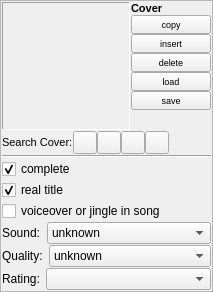
         <widget class="QFrame" name="frameOptions">
          <property name="maximumSize">
           <size>
            <width>240</width>
            <height>16777215</height>
           </size>
          </property>
          <property name="frameShape">
           <enum>QFrame::StyledPanel</enum>
          </property>
          <layout class="QVBoxLayout">
           <property name="spacing">
            <number>1</number>
           </property>
           <property name="leftMargin">
            <number>1</number>
           </property>
           <property name="topMargin">
            <number>1</number>
           </property>
           <property name="rightMargin">
            <number>1</number>
           </property>
           <property name="bottomMargin">
            <number>1</number>
           </property>
           <item>
            <layout class="QHBoxLayout" name="horizontalLayout_3">
             <property name="topMargin">
              <number>0</number>
             </property>
             <item>
              <widget class="QLabel" name="cover">
               <property name="minimumSize">
                <size>
                 <width>128</width>
                 <height>128</height>
                </size>
               </property>
               <property name="maximumSize">
                <size>
                 <width>128</width>
                 <height>128</height>
                </size>
               </property>
               <property name="acceptDrops">
                <bool>true</bool>
               </property>
               <property name="frameShape">
                <enum>QFrame::Panel</enum>
               </property>
               <property name="frameShadow">
                <enum>QFrame::Sunken</enum>
               </property>
               <property name="text">
                <string/>
               </property>
               <property name="scaledContents">
                <bool>false</bool>
               </property>
               <property name="alignment">
                <set>Qt::AlignCenter</set>
               </property>
               <property name="margin">
                <number>0</number>
               </property>
              </widget>
             </item>
             <item>
              <layout class="QVBoxLayout" name="verticalLayout_3">
               <property name="spacing">
                <number>0</number>
               </property>
               <property name="leftMargin">
                <number>0</number>
               </property>
               <property name="topMargin">
                <number>0</number>
               </property>
               <item>
                <widget class="QLabel" name="label_21">
                 <property name="font">
                  <font>
                   <pointsize>8</pointsize>
                   <weight>75</weight>
                   <bold>true</bold>
                  </font>
                 </property>
                 <property name="text">
                  <string>Cover</string>
                 </property>
                </widget>
               </item>
               <item>
                <widget class="QPushButton" name="coverCopyButton">
                 <property name="maximumSize">
                  <size>
                   <width>16777215</width>
                   <height>20</height>
                  </size>
                 </property>
                 <property name="font">
                  <font>
                   <pointsize>7</pointsize>
                  </font>
                 </property>
                 <property name="text">
                  <string>copy</string>
                 </property>
                 <property name="icon">
                  <iconset resource="../../resources.qrc">
                   <normaloff>:/icons/resources/edit-copy.png</normaloff>:/icons/resources/edit-copy.png</iconset>
                 </property>
                 <property name="iconSize">
                  <size>
                   <width>16</width>
                   <height>16</height>
                  </size>
                 </property>
                 <property name="flat">
                  <bool>false</bool>
                 </property>
                </widget>
               </item>
               <item>
                <widget class="QPushButton" name="coverInsertButton">
                 <property name="maximumSize">
                  <size>
                   <width>16777215</width>
                   <height>20</height>
                  </size>
                 </property>
                 <property name="font">
                  <font>
                   <pointsize>7</pointsize>
                  </font>
                 </property>
                 <property name="text">
                  <string>insert</string>
                 </property>
                 <property name="icon">
                  <iconset resource="../../resources.qrc">
                   <normaloff>:/icons/resources/edit-paste.png</normaloff>:/icons/resources/edit-paste.png</iconset>
                 </property>
                 <property name="iconSize">
                  <size>
                   <width>16</width>
                   <height>16</height>
                  </size>
                 </property>
                 <property name="flat">
                  <bool>false</bool>
                 </property>
                </widget>
               </item>
               <item>
                <widget class="QPushButton" name="coverDeleteButton">
                 <property name="maximumSize">
                  <size>
                   <width>16777215</width>
                   <height>20</height>
                  </size>
                 </property>
                 <property name="font">
                  <font>
                   <pointsize>7</pointsize>
                  </font>
                 </property>
                 <property name="text">
                  <string>delete</string>
                 </property>
                 <property name="icon">
                  <iconset resource="../../resources.qrc">
                   <normaloff>:/icons/resources/edit-delete.png</normaloff>:/icons/resources/edit-delete.png</iconset>
                 </property>
                 <property name="iconSize">
                  <size>
                   <width>16</width>
                   <height>16</height>
                  </size>
                 </property>
                 <property name="flat">
                  <bool>false</bool>
                 </property>
                </widget>
               </item>
               <item>
                <widget class="QPushButton" name="coverLoadButton">
                 <property name="enabled">
                  <bool>true</bool>
                 </property>
                 <property name="maximumSize">
                  <size>
                   <width>16777215</width>
                   <height>20</height>
                  </size>
                 </property>
                 <property name="font">
                  <font>
                   <pointsize>7</pointsize>
                  </font>
                 </property>
                 <property name="text">
                  <string>load</string>
                 </property>
                 <property name="icon">
                  <iconset resource="../../resources.qrc">
                   <normaloff>:/icons/resources/fileopen.png</normaloff>:/icons/resources/fileopen.png</iconset>
                 </property>
                 <property name="iconSize">
                  <size>
                   <width>16</width>
                   <height>16</height>
                  </size>
                 </property>
                 <property name="flat">
                  <bool>false</bool>
                 </property>
                </widget>
               </item>
               <item>
                <widget class="QPushButton" name="coverSaveButton">
                 <property name="enabled">
                  <bool>true</bool>
                 </property>
                 <property name="maximumSize">
                  <size>
                   <width>16777215</width>
                   <height>20</height>
                  </size>
                 </property>
                 <property name="font">
                  <font>
                   <pointsize>7</pointsize>
                  </font>
                 </property>
                 <property name="text">
                  <string>save</string>
                 </property>
                 <property name="icon">
                  <iconset resource="../../resources.qrc">
                   <normaloff>:/icons/resources/filesave.png</normaloff>:/icons/resources/filesave.png</iconset>
                 </property>
                 <property name="iconSize">
                  <size>
                   <width>16</width>
                   <height>16</height>
                  </size>
                 </property>
                 <property name="flat">
                  <bool>false</bool>
                 </property>
                </widget>
               </item>
               <item>
                <spacer name="verticalSpacer_3">
                 <property name="orientation">
                  <enum>Qt::Vertical</enum>
                 </property>
                 <property name="sizeHint" stdset="0">
                  <size>
                   <width>20</width>
                   <height>0</height>
                  </size>
                 </property>
                </spacer>
               </item>
              </layout>
             </item>
            </layout>
           </item>
           <item>
            <layout class="QHBoxLayout" name="horizontalLayout_2">
             <property name="spacing">
              <number>0</number>
             </property>
             <property name="topMargin">
              <number>0</number>
             </property>
             <item>
              <widget class="QLabel" name="label_22">
               <property name="font">
                <font>
                 <pointsize>8</pointsize>
                </font>
               </property>
               <property name="text">
                <string>Search Cover:</string>
               </property>
              </widget>
             </item>
             <item>
              <widget class="QToolButton" name="coverSearchGoogle">
               <property name="text">
                <string/>
               </property>
               <property name="icon">
                <iconset resource="../../resources.qrc">
                 <normaloff>:/icons/resources/logo_google16x16.png</normaloff>:/icons/resources/logo_google16x16.png</iconset>
               </property>
               <property name="iconSize">
                <size>
                 <width>16</width>
                 <height>16</height>
                </size>
               </property>
              </widget>
             </item>
             <item>
              <widget class="QToolButton" name="coverSearchBeatport">
               <property name="text">
                <string/>
               </property>
               <property name="icon">
                <iconset resource="../../resources.qrc">
                 <normaloff>:/icons/resources/logo_beatport16x16.png</normaloff>:/icons/resources/logo_beatport16x16.png</iconset>
               </property>
               <property name="iconSize">
                <size>
                 <width>16</width>
                 <height>16</height>
                </size>
               </property>
              </widget>
             </item>
             <item>
              <widget class="QToolButton" name="coverSearchSoundcloud">
               <property name="text">
                <string/>
               </property>
               <property name="icon">
                <iconset resource="../../resources.qrc">
                 <normaloff>:/icons/resources/soundcloud.png</normaloff>:/icons/resources/soundcloud.png</iconset>
               </property>
               <property name="iconSize">
                <size>
                 <width>16</width>
                 <height>16</height>
                </size>
               </property>
              </widget>
             </item>
             <item>
              <widget class="QToolButton" name="coverSearchAmazon">
               <property name="text">
                <string/>
               </property>
               <property name="icon">
                <iconset resource="../../resources.qrc">
                 <normaloff>:/icons/resources/logo_amazon16x16.png</normaloff>:/icons/resources/logo_amazon16x16.png</iconset>
               </property>
               <property name="iconSize">
                <size>
                 <width>16</width>
                 <height>16</height>
                </size>
               </property>
              </widget>
             </item>
             <item>
              <spacer name="horizontalSpacer_5">
               <property name="orientation">
                <enum>Qt::Horizontal</enum>
               </property>
               <property name="sizeHint" stdset="0">
                <size>
                 <width>5</width>
                 <height>20</height>
                </size>
               </property>
              </spacer>
             </item>
            </layout>
           </item>
           <item>
            <widget class="Line" name="line">
             <property name="orientation">
              <enum>Qt::Horizontal</enum>
             </property>
            </widget>
           </item>
           <item>
            <widget class="QCheckBox" name="complete">
             <property name="sizePolicy">
              <sizepolicy hsizetype="Maximum" vsizetype="Fixed">
               <horstretch>0</horstretch>
               <verstretch>0</verstretch>
              </sizepolicy>
             </property>
             <property name="text">
              <string>complete</string>
             </property>
             <property name="checked">
              <bool>true</bool>
             </property>
            </widget>
           </item>
           <item>
            <widget class="QCheckBox" name="realTitle">
             <property name="sizePolicy">
              <sizepolicy hsizetype="Maximum" vsizetype="Fixed">
               <horstretch>0</horstretch>
               <verstretch>0</verstretch>
              </sizepolicy>
             </property>
             <property name="text">
              <string>real title</string>
             </property>
             <property name="checked">
              <bool>true</bool>
             </property>
            </widget>
           </item>
           <item>
            <widget class="QCheckBox" name="interrupted">
             <property name="text">
              <string>voiceover or jingle in song</string>
             </property>
            </widget>
           </item>
           <item>
            <layout class="QHBoxLayout">
             <property name="spacing">
              <number>6</number>
             </property>
             <property name="leftMargin">
              <number>0</number>
             </property>
             <property name="topMargin">
              <number>0</number>
             </property>
             <property name="rightMargin">
              <number>0</number>
             </property>
             <property name="bottomMargin">
              <number>0</number>
             </property>
             <item>
              <widget class="QLabel" name="label_45">
               <property name="sizePolicy">
                <sizepolicy hsizetype="Maximum" vsizetype="Minimum">
                 <horstretch>0</horstretch>
                 <verstretch>0</verstretch>
                </sizepolicy>
               </property>
               <property name="text">
                <string>Sound:</string>
               </property>
              </widget>
             </item>
             <item>
              <widget class="QComboBox" name="channels">
               <property name="sizePolicy">
                <sizepolicy hsizetype="Expanding" vsizetype="Fixed">
                 <horstretch>0</horstretch>
                 <verstretch>0</verstretch>
                </sizepolicy>
               </property>
               <property name="currentIndex">
                <number>0</number>
               </property>
               <property name="iconSize">
                <size>
                 <width>60</width>
                 <height>15</height>
                </size>
               </property>
               <property name="frame">
                <bool>true</bool>
               </property>
               <item>
                <property name="text">
                 <string>unknown</string>
                </property>
                <property name="icon">
                 <iconset resource="../../resources.qrc">
                  <normaloff>:/channels/resources/sound-unknown.png</normaloff>:/channels/resources/sound-unknown.png</iconset>
                </property>
               </item>
               <item>
                <property name="text">
                 <string>Mono</string>
                </property>
                <property name="icon">
                 <iconset resource="../../resources.qrc">
                  <normaloff>:/channels/resources/sound-mono.png</normaloff>:/channels/resources/sound-mono.png</iconset>
                </property>
               </item>
               <item>
                <property name="text">
                 <string>Stereo</string>
                </property>
                <property name="icon">
                 <iconset resource="../../resources.qrc">
                  <normaloff>:/channels/resources/sound-stereo.png</normaloff>:/channels/resources/sound-stereo.png</iconset>
                </property>
               </item>
               <item>
                <property name="text">
                 <string>Dolby Stereo</string>
                </property>
                <property name="icon">
                 <iconset resource="../../resources.qrc">
                  <normaloff>:/channels/resources/sound-dolbystereo.png</normaloff>:/channels/resources/sound-dolbystereo.png</iconset>
                </property>
               </item>
               <item>
                <property name="text">
                 <string>Dolby Surround</string>
                </property>
                <property name="icon">
                 <iconset resource="../../resources.qrc">
                  <normaloff>:/channels/resources/sound-dolby-surround.png</normaloff>:/channels/resources/sound-dolby-surround.png</iconset>
                </property>
               </item>
               <item>
                <property name="text">
                 <string>Dolby Digital 5.1</string>
                </property>
                <property name="icon">
                 <iconset resource="../../resources.qrc">
                  <normaloff>:/channels/resources/sound-dolbydigital-5.1.png</normaloff>:/channels/resources/sound-dolbydigital-5.1.png</iconset>
                </property>
               </item>
               <item>
                <property name="text">
                 <string>Dolby Digital EX</string>
                </property>
                <property name="icon">
                 <iconset resource="../../resources.qrc">
                  <normaloff>:/channels/resources/sound-dolbydigital-5.1ex.png</normaloff>:/channels/resources/sound-dolbydigital-5.1ex.png</iconset>
                </property>
               </item>
               <item>
                <property name="text">
                 <string>DTS 5.1</string>
                </property>
                <property name="icon">
                 <iconset resource="../../resources.qrc">
                  <normaloff>:/channels/resources/sound-dts-5.1.png</normaloff>:/channels/resources/sound-dts-5.1.png</iconset>
                </property>
               </item>
              </widget>
             </item>
            </layout>
           </item>
           <item>
            <layout class="QHBoxLayout">
             <property name="spacing">
              <number>6</number>
             </property>
             <property name="leftMargin">
              <number>0</number>
             </property>
             <property name="topMargin">
              <number>0</number>
             </property>
             <property name="rightMargin">
              <number>0</number>
             </property>
             <property name="bottomMargin">
              <number>0</number>
             </property>
             <item>
              <widget class="QLabel" name="label_46">
               <property name="sizePolicy">
                <sizepolicy hsizetype="Maximum" vsizetype="Minimum">
                 <horstretch>0</horstretch>
                 <verstretch>0</verstretch>
                </sizepolicy>
               </property>
               <property name="text">
                <string>Quality:</string>
               </property>
              </widget>
             </item>
             <item>
              <widget class="QComboBox" name="quality">
               <property name="sizePolicy">
                <sizepolicy hsizetype="Expanding" vsizetype="Maximum">
                 <horstretch>0</horstretch>
                 <verstretch>0</verstretch>
                </sizepolicy>
               </property>
               <item>
                <property name="text">
                 <string>unknown</string>
                </property>
                <property name="icon">
                 <iconset resource="../../resources.qrc">
                  <normaloff>:/quality/resources/quali-unknown.png</normaloff>:/quality/resources/quali-unknown.png</iconset>
                </property>
               </item>
               <item>
                <property name="text">
                 <string>sehr gut</string>
                </property>
                <property name="icon">
                 <iconset resource="../../resources.qrc">
                  <normaloff>:/quality/resources/quali-1.png</normaloff>:/quality/resources/quali-1.png</iconset>
                </property>
               </item>
               <item>
                <property name="text">
                 <string>gut</string>
                </property>
                <property name="icon">
                 <iconset resource="../../resources.qrc">
                  <normaloff>:/quality/resources/quali-2.png</normaloff>:/quality/resources/quali-2.png</iconset>
                </property>
               </item>
               <item>
                <property name="text">
                 <string>mittelmäßig</string>
                </property>
                <property name="icon">
                 <iconset resource="../../resources.qrc">
                  <normaloff>:/quality/resources/quali-3.png</normaloff>:/quality/resources/quali-3.png</iconset>
                </property>
               </item>
               <item>
                <property name="text">
                 <string>schlecht</string>
                </property>
                <property name="icon">
                 <iconset resource="../../resources.qrc">
                  <normaloff>:/quality/resources/quali-4.png</normaloff>:/quality/resources/quali-4.png</iconset>
                </property>
               </item>
               <item>
                <property name="text">
                 <string>sehr schlecht</string>
                </property>
                <property name="icon">
                 <iconset resource="../../resources.qrc">
                  <normaloff>:/quality/resources/quali-5.png</normaloff>:/quality/resources/quali-5.png</iconset>
                </property>
               </item>
              </widget>
             </item>
            </layout>
           </item>
           <item>
            <layout class="QHBoxLayout">
             <property name="spacing">
              <number>6</number>
             </property>
             <property name="leftMargin">
              <number>0</number>
             </property>
             <property name="topMargin">
              <number>0</number>
             </property>
             <property name="rightMargin">
              <number>0</number>
             </property>
             <property name="bottomMargin">
              <number>0</number>
             </property>
             <item>
              <widget class="QLabel" name="label_47">
               <property name="sizePolicy">
                <sizepolicy hsizetype="Maximum" vsizetype="Minimum">
                 <horstretch>0</horstretch>
                 <verstretch>0</verstretch>
                </sizepolicy>
               </property>
               <property name="text">
                <string>Rating:</string>
               </property>
              </widget>
             </item>
             <item>
              <widget class="QComboBox" name="rating">
               <property name="sizePolicy">
                <sizepolicy hsizetype="Expanding" vsizetype="Maximum">
                 <horstretch>0</horstretch>
                 <verstretch>0</verstretch>
                </sizepolicy>
               </property>
               <property name="minimumSize">
                <size>
                 <width>120</width>
                 <height>0</height>
                </size>
               </property>
               <property name="iconSize">
                <size>
                 <width>96</width>
                 <height>16</height>
                </size>
               </property>
               <item>
                <property name="text">
                 <string/>
                </property>
                <property name="icon">
                 <iconset resource="../../resources.qrc">
                  <normaloff>:/bewertung/resources/sterne-unbewertet.png</normaloff>:/bewertung/resources/sterne-unbewertet.png</iconset>
                </property>
               </item>
               <item>
                <property name="text">
                 <string/>
                </property>
                <property name="icon">
                 <iconset resource="../../resources.qrc">
                  <normaloff>:/bewertung/resources/sterne1.png</normaloff>:/bewertung/resources/sterne1.png</iconset>
                </property>
               </item>
               <item>
                <property name="text">
                 <string/>
                </property>
                <property name="icon">
                 <iconset resource="../../resources.qrc">
                  <normaloff>:/bewertung/resources/sterne2.png</normaloff>:/bewertung/resources/sterne2.png</iconset>
                </property>
               </item>
               <item>
                <property name="text">
                 <string/>
                </property>
                <property name="icon">
                 <iconset resource="../../resources.qrc">
                  <normaloff>:/bewertung/resources/sterne3.png</normaloff>:/bewertung/resources/sterne3.png</iconset>
                </property>
               </item>
               <item>
                <property name="text">
                 <string/>
                </property>
                <property name="icon">
                 <iconset resource="../../resources.qrc">
                  <normaloff>:/bewertung/resources/sterne4.png</normaloff>:/bewertung/resources/sterne4.png</iconset>
                </property>
               </item>
               <item>
                <property name="text">
                 <string/>
                </property>
                <property name="icon">
                 <iconset resource="../../resources.qrc">
                  <normaloff>:/bewertung/resources/sterne5.png</normaloff>:/bewertung/resources/sterne5.png</iconset>
                </property>
               </item>
               <item>
                <property name="text">
                 <string/>
                </property>
                <property name="icon">
                 <iconset resource="../../resources.qrc">
                  <normaloff>:/bewertung/resources/sterne6.png</normaloff>:/bewertung/resources/sterne6.png</iconset>
                </property>
               </item>
              </widget>
             </item>
            </layout>
           </item>
           <item>
            <spacer name="verticalSpacer_2">
             <property name="orientation">
              <enum>Qt::Vertical</enum>
             </property>
             <property name="sizeHint" stdset="0">
              <size>
               <width>20</width>
               <height>0</height>
              </size>
             </property>
            </spacer>
           </item>
          </layout>
         </widget>
